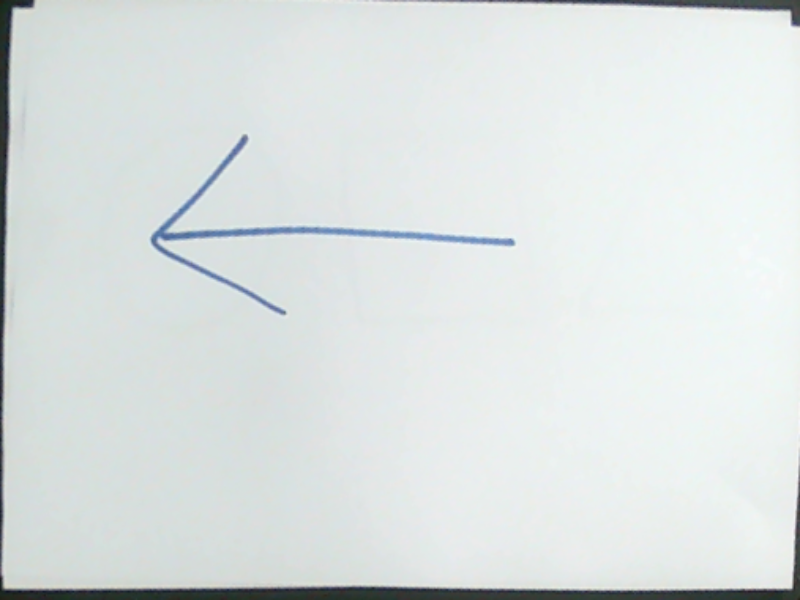
#> input picture D3_lego_src/lego_customer_ui/captures/화살표11111_20260527_195100.png, 800 x 600 px
$ python -i image_processor.py   (imports and definitions only)
#> lines starting #> are read from the running program, lines starting #| are printed output that depends on the picture; after the words box and inside, x2 and y2 are one past the last pixel; in counts of white or black regions, pixels touching at a corner belong together
#> further down, picture is the input picture: shape (600, 800, 3); mean B, G, R 225.2, 225.7, 219.8
import cv2
import numpy as np
import os
from datetime import datetime
from typing import Optional, Generator, Tuple

from .config import MIN_CONTOUR_AREA, TARGET_SIZE, SAVE_DIR

class ImageProcessor:
    """OpenCV 기반 이미지 전처리, 윤곽 검출, 원근 변환, 저장 기능 제공."""

    # 밝기 대비 향상용 (전역 대비보다 로컬 대비 강화)
    _clahe = cv2.createCLAHE(clipLimit=3.0, tileGridSize=(8, 8))

    def edge_map(self, frame: np.ndarray) -> np.ndarray:
        """엣지 맵 생성 (Canny + Adaptive Threshold 혼합).

        처리 흐름:
        1. HSV V 채널 추출 → CLAHE 적용
        2. Gaussian Blur
        3. median 기반 Canny edge
        4. Adaptive threshold
        5. OR 결합 → Morphology Close

        Args:
            frame: BGR 이미지 (HxWx3)

        Returns:
            이진 엣지 맵 (HxW)
        """
        v = self._clahe.apply(cv2.cvtColor(frame, cv2.COLOR_BGR2HSV)[:, :, 2])
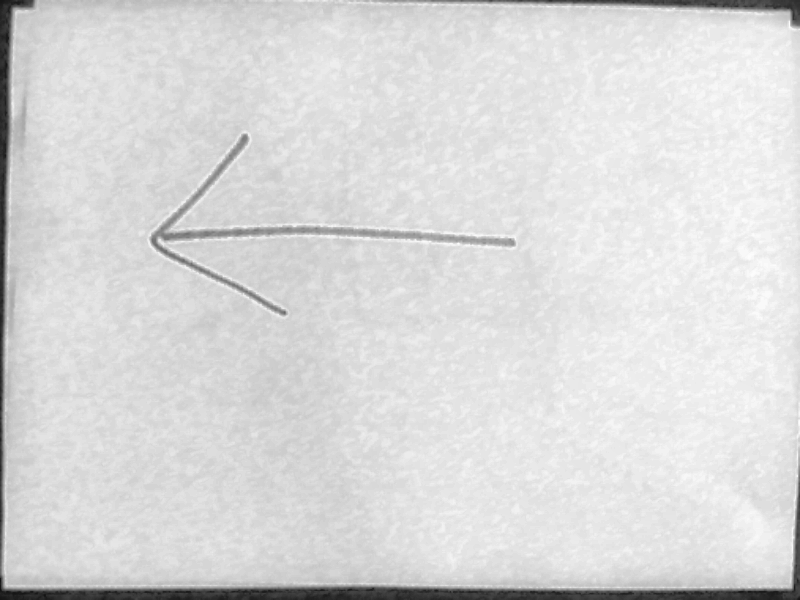
#> v: shape (600, 800); min 17, max 253, mean 217.5
        blurred = cv2.GaussianBlur(v, (7, 7), 0)

        median = float(np.median(blurred))
#> median = 223
        lo, hi = max(0, int(median * 0.25)), min(255, int(median * 0.9))
#> lo = 55; hi = 200
        canny = cv2.Canny(blurred, lo, hi)
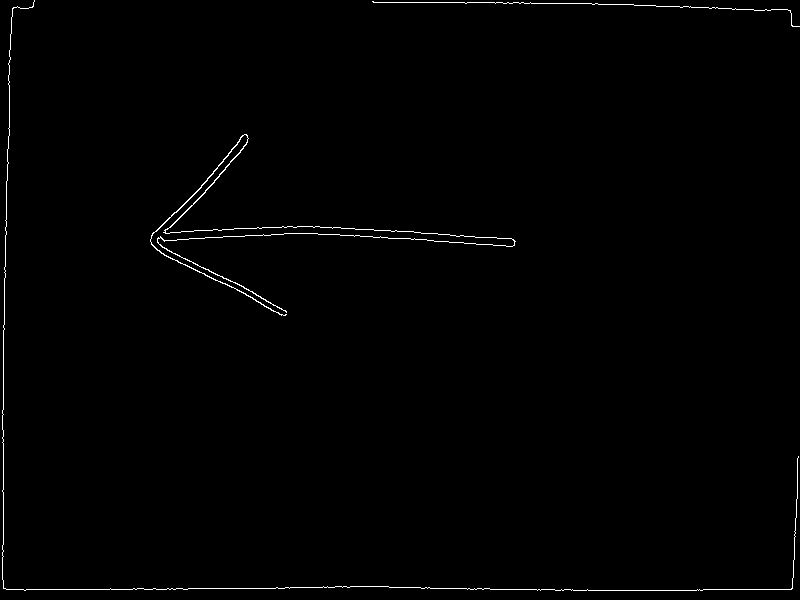
#> canny: shape (600, 800); 0.72% white in thin lines or dots

        gray   = cv2.cvtColor(frame, cv2.COLOR_BGR2GRAY)
        blur_g = cv2.GaussianBlur(gray, (5, 5), 0)
        thresh = cv2.adaptiveThreshold(
            blur_g, 255, cv2.ADAPTIVE_THRESH_GAUSSIAN_C, cv2.THRESH_BINARY_INV, 21, 4
        )
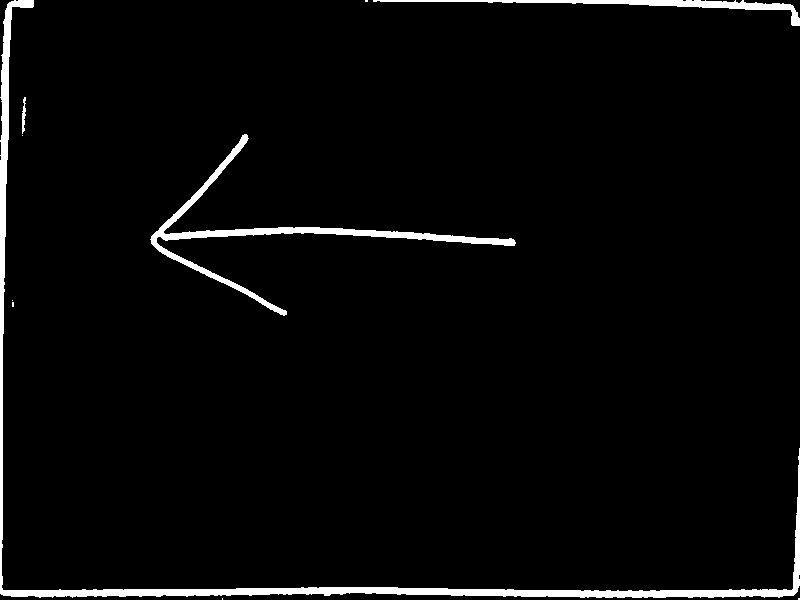
#> thresh: shape (600, 800); 3.1% white; 10 white regions (6 under 20 px), largest, box (x1, y1, x2, y2) and area: (0, 0, 800, 598) 9034, (150, 134, 516, 316) 4000, (373, 0, 800, 26) 1875, (22, 97, 26, 134) 93

        combined = cv2.bitwise_or(canny, thresh)
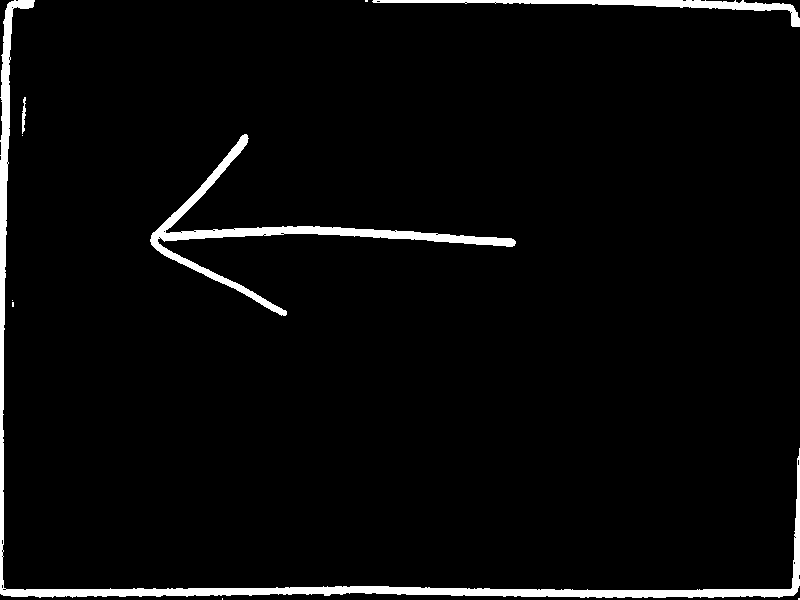
#> combined: shape (600, 800); 3.6% white; 10 white regions (6 under 20 px), largest, box (x1, y1, x2, y2) and area: (0, 0, 800, 598) 10099, (150, 134, 516, 316) 5009, (372, 0, 800, 27) 2210, (22, 97, 26, 134) 93
        kernel = cv2.getStructuringElement(cv2.MORPH_RECT, (5, 5))
        return cv2.morphologyEx(combined, cv2.MORPH_CLOSE, kernel, iterations=2)
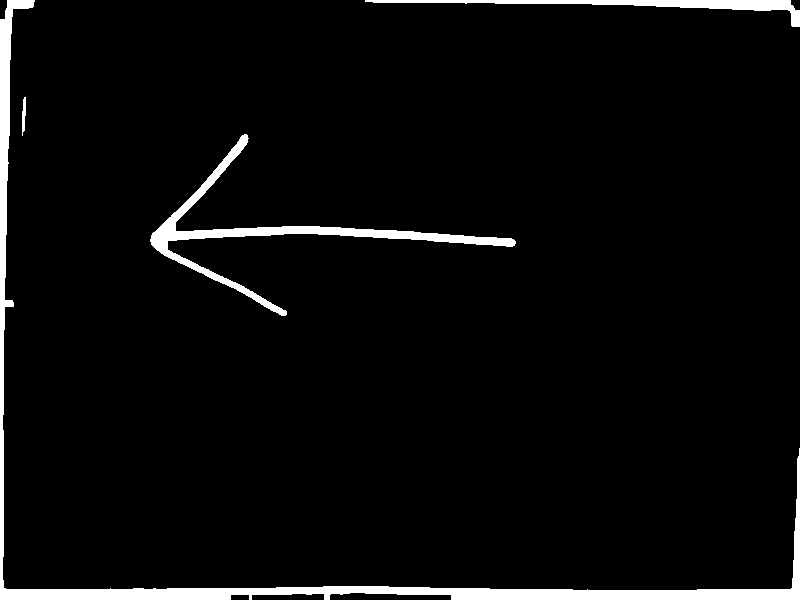
#> returned value: shape (600, 800); 4.3% white; 4 white regions, box (x1, y1, x2, y2) and area: (0, 0, 800, 600) 12616, (150, 134, 516, 316) 5177, (365, 0, 800, 27) 2501, (22, 97, 26, 136) 111

    def _iter_rects(
        self, edges: np.ndarray
    ) -> Generator[Tuple[np.ndarray, float, np.ndarray, float], None, None]:
        """엣지 맵에서 사각형 후보 컨투어를 generator로 반환.

        Returns:
            (contour, area, approx, epsilon) 튜플
        """
        frame_area = edges.shape[0] * edges.shape[1]
        contours, _ = cv2.findContours(edges, cv2.RETR_EXTERNAL, cv2.CHAIN_APPROX_SIMPLE)

        for c in sorted(contours, key=cv2.contourArea, reverse=True)[:10]:
            area = cv2.contourArea(c)
            if area < MIN_CONTOUR_AREA or area > frame_area * 0.97:
                continue

            hull = cv2.convexHull(c)
            peri = cv2.arcLength(hull, True)

            for eps in (0.02, 0.04, 0.06, 0.08):
                approx = cv2.approxPolyDP(hull, eps * peri, True)
                if len(approx) == 4:
                    yield c, area, approx, eps
                    break

    def find_rect(self, frame: np.ndarray) -> Optional[np.ndarray]:
        """프레임에서 첫 번째로 발견된 사각형 contour 반환.

        Returns:
            4점 contour 또는 None
        """
        edges = self.edge_map(frame)
        for _, _, approx, _ in self._iter_rects(edges):
            return approx
#> this loop made 1 pass
#> approx on pass 1: [[7, 0], [799, 448], [799, 599], [0, 599]]
        return None

    # [76 lines left out: functions perspective_transform, debug_frame, save_warped, _order_points, not called in this run]

>>> import cv2
>>> picture = cv2.imread('../captures/화살표11111_20260527_195100.png')
>>> result = ImageProcessor().find_rect(picture)
#> result = [[7, 0], [799, 448], [799, 599], [0, 599]]

$ run again, on D3_lego_src/lego_customer_ui/captures/화살표2222_20260527_202108.png
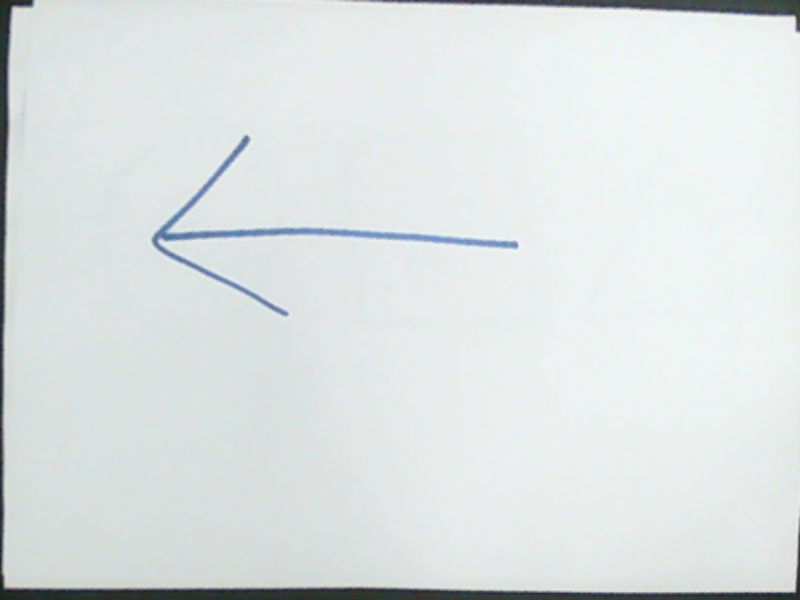
#> input picture D3_lego_src/lego_customer_ui/captures/화살표2222_20260527_202108.png, 800 x 600 px
#> picture is the input picture: shape (600, 800, 3); mean B, G, R 226.7, 226.6, 221
#> median = 223
#> lo = 55; hi = 200
#> in edge_map, `canny = cv2.Canny(blurred, lo, hi)`:
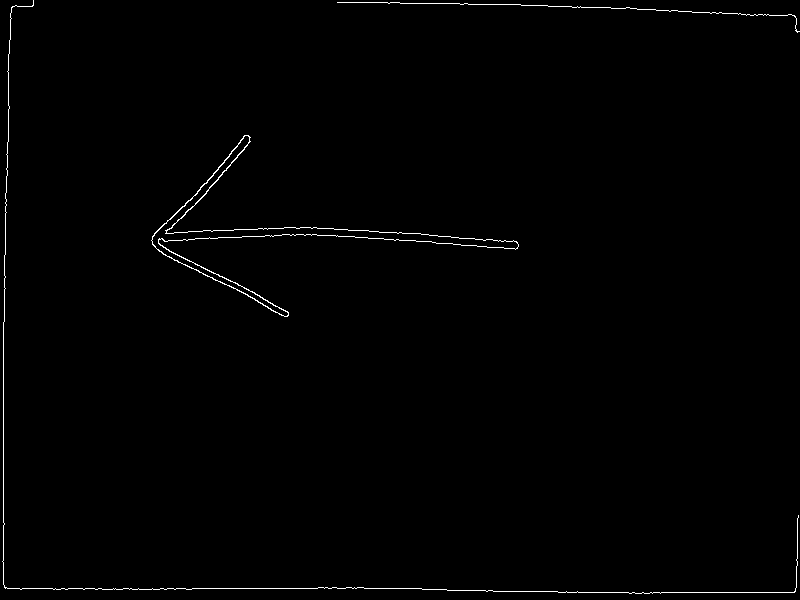
#> canny: shape (600, 800); 0.72% white in thin lines or dots
#> thresh: shape (600, 800); 3.2% white; 13 white regions (8 under 20 px), largest, box (x1, y1, x2, y2) and area: (0, 0, 800, 600) 8678, (152, 135, 519, 317) 4046, (337, 0, 800, 33) 2518, (21, 110, 25, 122) 31, (22, 101, 26, 109) 21
#> combined: shape (600, 800); 3.7% white; 13 white regions (8 under 20 px), largest, box (x1, y1, x2, y2) and area: (0, 0, 800, 600) 9746, (151, 135, 519, 317) 5031, (337, 0, 800, 33) 2864, (21, 110, 25, 122) 31, (22, 101, 26, 109) 21
#> in edge_map, `return cv2.morphologyEx(combined, cv2.MORPH_CLOSE, kernel, iterations=2)`:
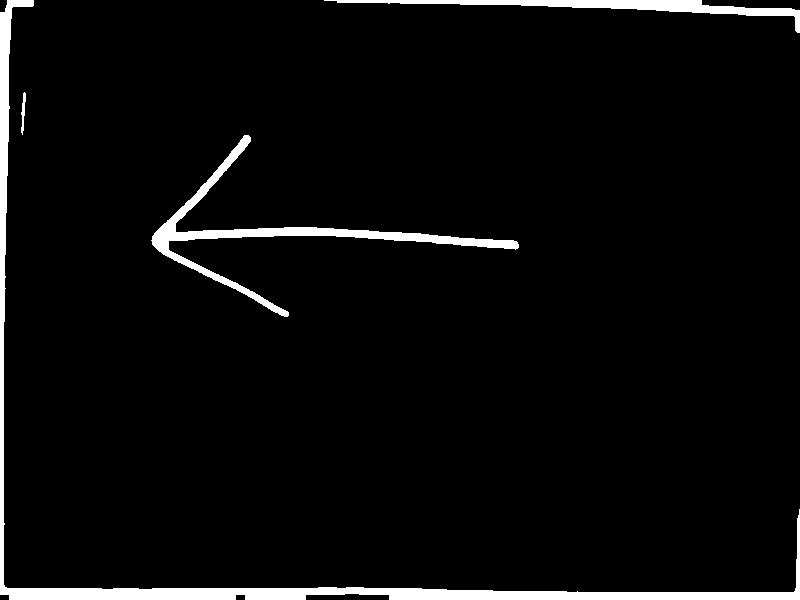
#> returned value: shape (600, 800); 4.2% white; 4 white regions, box (x1, y1, x2, y2) and area: (0, 0, 800, 600) 11763, (151, 135, 519, 317) 5205, (324, 0, 800, 33) 3212, (21, 92, 26, 135) 112
#> the loop in find_rect, `for _, _, approx, _ in self._iter_rects(edges):` made 1 pass
#> approx on pass 1: [[7, 0], [799, 509], [799, 599], [0, 594]]
#> result = [[7, 0], [799, 509], [799, 599], [0, 594]]

$ run again, on D3_lego_src/lego_customer_ui/captures/화살표2222_20260527_202701.png
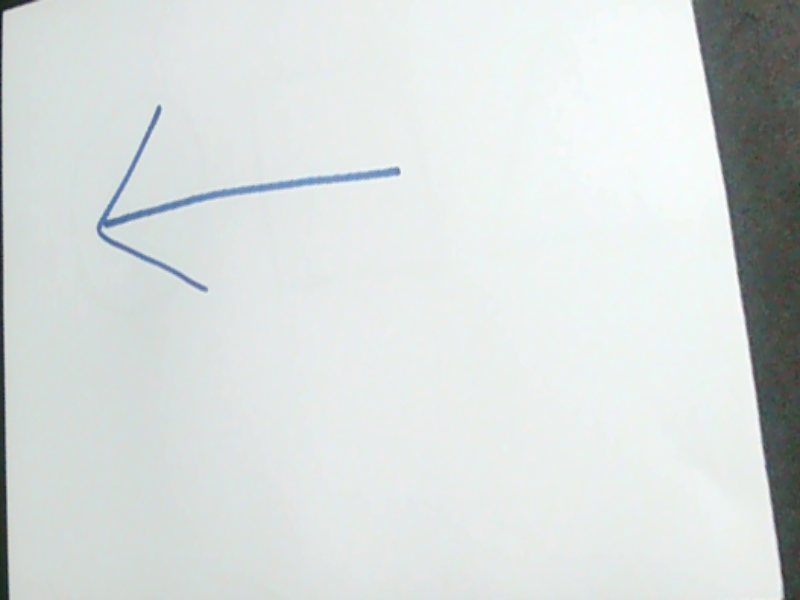
#> input picture D3_lego_src/lego_customer_ui/captures/화살표2222_20260527_202701.png, 800 x 600 px
#> picture is the input picture: shape (600, 800, 3); mean B, G, R 219.2, 220.5, 214.7
#> median = 223
#> lo = 55; hi = 200
#> in edge_map, `canny = cv2.Canny(blurred, lo, hi)`:
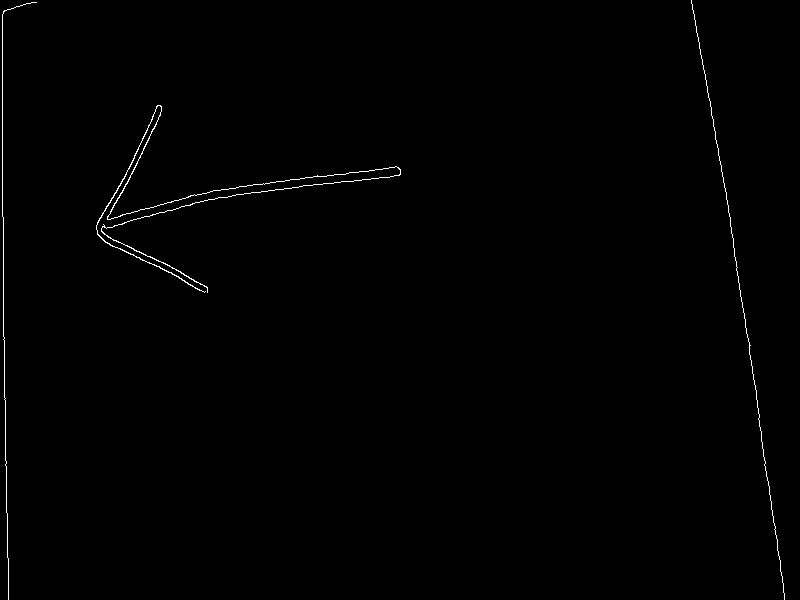
#> canny: shape (600, 800); 0.52% white in thin lines or dots
#> thresh: shape (600, 800); 2.4% white; 172 white regions (160 under 20 px), largest, box (x1, y1, x2, y2) and area: (692, 0, 795, 600) 4278, (96, 104, 401, 293) 3539, (0, 0, 38, 600) 2619
#> combined: shape (600, 800); 2.8% white; 172 white regions (160 under 20 px), largest, box (x1, y1, x2, y2) and area: (691, 0, 795, 600) 4663, (96, 104, 401, 293) 4398, (0, 0, 38, 600) 3079
#> in edge_map, `return cv2.morphologyEx(combined, cv2.MORPH_CLOSE, kernel, iterations=2)`:
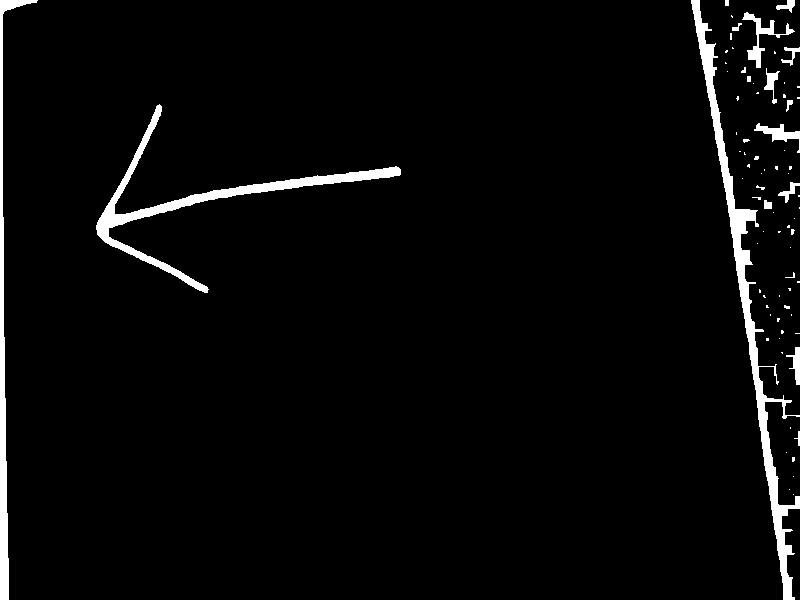
#> returned value: shape (600, 800); 3.4% white; 78 white regions (60 under 20 px), largest, box (x1, y1, x2, y2) and area: (691, 0, 800, 600) 6143, (96, 104, 401, 293) 4538, (0, 0, 38, 600) 3147
